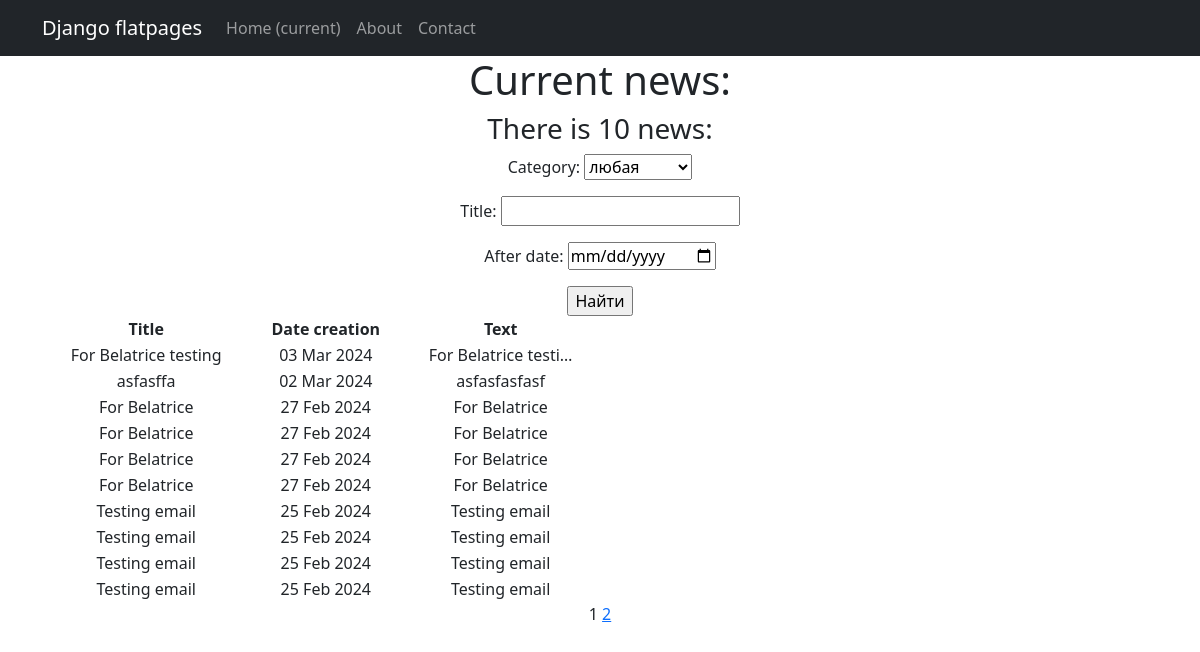
The app's page /news/search/ with its own data.
### newapp/models.py (models this page shows, shortened)
class Post(models.Model):# содержать в себе статьи и новости, которые создают пользователи
    author = models.ForeignKey(Author, on_delete = models.CASCADE)# связь «один ко многим» с моделью Author;
    News = 'NW'# новость
    Article = 'AR'# статья
    CATEGORY_CHOICES = (
        (News, 'Новость'),
        (Article, 'Статья')
    )
    categoryType = models.CharField(max_length = 2, choices = CATEGORY_CHOICES, default = Article)# поле с выбором — «статья» или «новость»;
    dateCreation = models.DateTimeField(auto_now_add = True)# автоматически добавляемая дата и время создания;
    postCategory = models.ManyToManyField(Category, through= 'PostCategory')# связь «многие ко многим» с моделью Category (с дополнительной моделью PostCategory);
    title = models.CharField(max_length= 128) # заголовок статьи/новости;
    text = models.TextField() # текст статьи/новости;
    rating = models.SmallIntegerField(default=0)# рейтинг статьи/новости.

### newapp/views.py (the view)
# urls.py: path('search/', NewsSearch.as_view(), name='news_search'),
class NewsSearch(ListView):
    model = Post
    ordering = '-dateCreation'
    template_name = 'news_search.html'
    context_object_name = 'news_search'
    paginate_by = 10  # вот так мы можем указать количество записей на странице
    def get_queryset(self):
        queryset = super().get_queryset()
        self.filterset = NewsFilter(self.request.GET, queryset)
        return self.filterset.qs
    def get_context_data(self, **kwargs):
        context = super().get_context_data(**kwargs)
        context['filterset'] = self.filterset
        return context

### newapp/models.py (called while the page is built)
    def __str__(self): #__str__() – магический метод для отображения информации об объекте класса для пользователей
        return self.name

### newapp/templatetags/custom_filters.py (called while the page is built)
@register.filter()
def censor(value):
    for word in censor_list:
        value = value.replace(word[1:], '*' * len(word[1:])) #Строковый метод str.replace(old, new[, count]) вернет копию строки,
    return value # Возвращаемое функцией значение подставится в шаблон.

### newapp/templates/news_search.html (shortened to what this page needs)
{% extends 'flatpages/default.html' %}
{% load custom_filters %}
{% block content %}
<h1>Current news:</h1>
<h3>There is {{news_search|length}} news:</h3>
   <form action="" method="get">
       {{ filterset.form.as_p }}
       <input type="submit" value="Найти" />
   </form>
{% if news_search %}
    <table width="50%">
        <tr>
            <td> <b>Title </b> </td>
            <td> <b>Date creation</b> </td>
            <td> <b>Text</b> </td>
        </tr>
           {% for one_news in news_search %}
           <tr>
               <td>{{ one_news.title|censor }}</td>
               <td>{{ one_news.dateCreation|date:"d M Y"}}</td>
               <td>{{ one_news.text|truncatechars:20|censor}}</td>
           </tr>
           {% endfor %}
    </table>
{% else %}
       <h2>No current news!</h2>
{% endif %}
   {{ page_obj.number }}
   {% if page_obj.has_next %}
       <a href="?page={{ page_obj.next_page_number }}">{{ page_obj.next_page_number }}</a>
   {% endif %}
{% endblock content%}

### records on screen
Post: title|censor "For Belatrice testing", dateCreation "03 Mar 2024", text|censor "For Belatrice testi…"
Post: title|censor "asfasffa", dateCreation "02 Mar 2024", text|censor "asfasfasfasf"
Post: title|censor "For Belatrice", dateCreation "27 Feb 2024", text|censor "For Belatrice"
Post: title|censor "For Belatrice", dateCreation "27 Feb 2024", text|censor "For Belatrice"
Post: title|censor "For Belatrice", dateCreation "27 Feb 2024", text|censor "For Belatrice"
Post: title|censor "For Belatrice", dateCreation "27 Feb 2024", text|censor "For Belatrice"
Post: title|censor "Testing email", dateCreation "25 Feb 2024", text|censor "Testing email"
Post: title|censor "Testing email", dateCreation "25 Feb 2024", text|censor "Testing email"
Post: title|censor "Testing email", dateCreation "25 Feb 2024", text|censor "Testing email"
Post: title|censor "Testing email", dateCreation "25 Feb 2024", text|censor "Testing email"

### other values on screen
{{ news_search|length }} "10"
{{ page_obj.number }} "1"
{{ page_obj.next_page_number }} "2"
